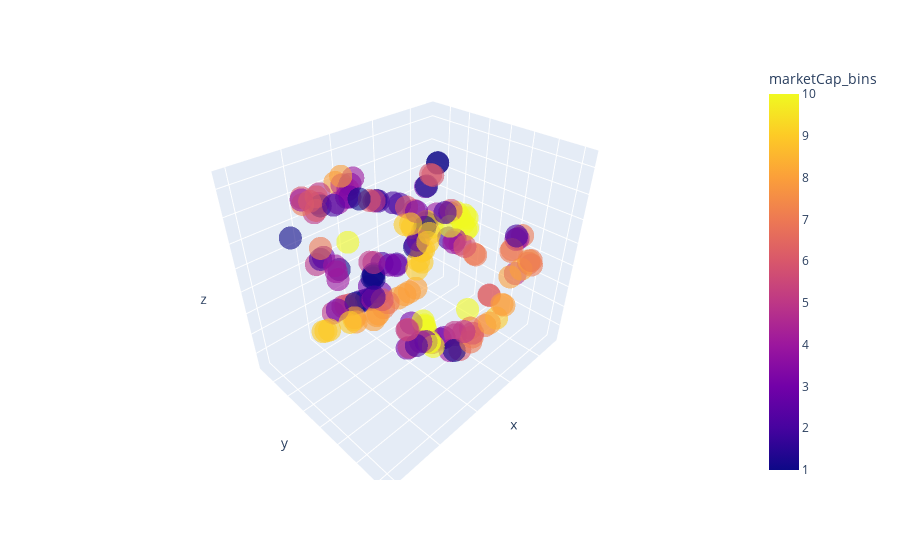

Write notebook code for a chart like this one.
### Code cell
import plotly.express as px

def create_3d_scatterplot(embedding):
    fig = px.scatter_3d(
        embedding, x=0, y=1, z=2,
        size=embedding.marketCap_bins,
        hover_name=embedding.shortName,
        color=embedding.marketCap_bins,
        opacity=0.6,
        hover_data=embedding[['currency', 'marketCap', 'revenueGrowth', 'operatingMargins']]
    )
    fig.update_traces(marker_size=8)
    
    # Remove x, y, and z labels and ticks
    fig.update_layout(
        scene=dict(
            xaxis_title=None,
            yaxis_title=None,
            zaxis_title=None,
            xaxis=dict(showticklabels=False),
            yaxis=dict(showticklabels=False),
            zaxis=dict(showticklabels=False)
        )
    )
    
    fig.show()

# Assuming you have the 'embedding' data as a 3D array or list of lists
create_3d_scatterplot(embedding_3d)

### Figure 1 — Plotly figure (JSON) as saved in the notebook; plotly's stock layout.template omitted (floating-point values rounded to 4 significant figures; data arrays with more than 128 entries replaced by an {"elided": "..."} marker saying what was removed)
{"data": [{"customdata": {"elided": "173x4 mixed values"}, "hovertemplate": "<b>%{hovertext}</b><br><br>0=%{x}<br>1=%{y}<br>2=%{z}<br>marketCap_bins=%{marker.color}<br>currency=%{customdata[0]}<br>marketCap=%{customdata[1]}<br>revenueGrowth=%{customdata[2]}<br>operatingMargins=%{customdata[3]}<extra></extra>", "hovertext": {"elided": "173 str values"}, "legendgroup": "", "marker": {"color": {"elided": "173 int values"}, "coloraxis": "coloraxis", "opacity": 0.6, "size": 8, "sizemode": "area", "sizeref": 0.025, "symbol": "circle"}, "mode": "markers", "name": "", "scene": "scene", "showlegend": false, "type": "scatter3d", "x": {"elided": "173 float values"}, "y": {"elided": "173 float values"}, "z": {"elided": "173 float values"}}], "layout": {"coloraxis": {"colorbar": {"title": {"text": "marketCap_bins"}}, "colorscale": [[0, "#0d0887"], [0.1111, "#46039f"], [0.2222, "#7201a8"], [0.3333, "#9c179e"], [0.4444, "#bd3786"], [0.5556, "#d8576b"], [0.6667, "#ed7953"], [0.7778, "#fb9f3a"], [0.8889, "#fdca26"], [1, "#f0f921"]]}, "legend": {"itemsizing": "constant", "tracegroupgap": 0}, "margin": {"t": 60}, "scene": {"domain": {"x": [0, 1], "y": [0, 1]}, "xaxis": {"showticklabels": false, "title": {}}, "yaxis": {"showticklabels": false, "title": {}}, "zaxis": {"showticklabels": false, "title": {}}}}}
